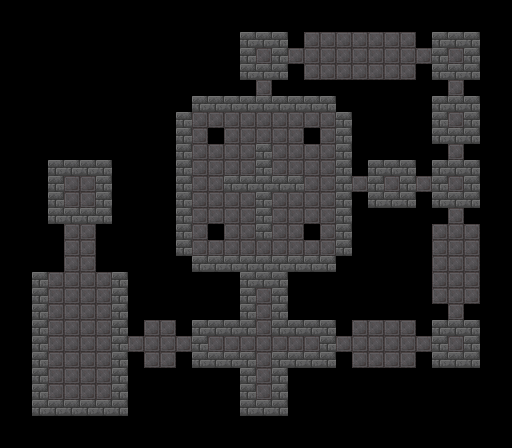

This game map was drawn from its Tiled (.tmx) file and the tilesets committed beside it. A one-line description and the trimmed map source follow:
An orthogonal 32x28 tile map with 16x16 px tiles, 1 tile layer (floor), 1 hidden layer not drawn and 109 objects (63x wall, 13x door, 6x powerup, 5x spawn, 5x fire_candles, ...).

<map version="1.10" tiledversion="1.10.1" orientation="orthogonal" renderorder="right-down" width="32" height="28" tilewidth="16" tileheight="16" infinite="0" nextlayerid="11" nextobjectid="334">
 <tileset firstgid="1" source="atlas.tsx" />
 <layer id="1" name="floor" width="32" height="28">
  <data>[896 cells, 355 non-empty, 2 distinct tile ids]</data>
 </layer>
 <objectgroup id="8" name="zones" visible="0" />
 <layer id="2" name="ceiling" width="32" height="28" visible="0">
  <data>[896 cells, 355 non-empty, 1 distinct tile ids]</data>
 </layer>
 <objectgroup id="5" name="enemies" visible="0" />
 <objectgroup id="10" name="items" visible="0" />
 <objectgroup id="7" name="rects">
  <object id="198" name="wall" x="32" y="416" width="96" height="16" />
  <object id="248" name="wall" x="240" y="416" width="48" height="16" />
  <object id="249" name="wall" x="288" y="368" width="48" height="16" />
  <object id="250" name="wall" x="352" y="368" width="64" height="16" />
  <object id="251" name="wall" x="432" y="368" width="48" height="16" />
  <object id="252" name="wall" x="288" y="272" width="48" height="48" />
  <object id="253" name="wall" x="192" y="368" width="48" height="16" />
  <object id="254" name="wall" x="192" y="272" width="48" height="48" />
  <object id="255" name="wall" x="352" y="304" width="64" height="16" />
  <object id="256" name="wall" x="48" y="144" width="64" height="16" />
  <object id="257" name="wall" x="432" y="16" width="48" height="16" />
  <object id="258" name="wall" x="368" y="208" width="48" height="16" />
  <object id="259" name="wall" x="368" y="144" width="48" height="16" />
  <object id="260" name="wall" x="240" y="16" width="48" height="16" />
  <object id="261" name="wall" x="304" y="16" width="112" height="16" />
  <object id="262" name="wall" x="272" y="80" width="144" height="16" />
  <object id="263" name="wall" x="144" y="368" width="32" height="16" />
  <object id="264" name="wall" x="144" y="304" width="32" height="16" />
  <object id="265" name="wall" x="192" y="80" width="64" height="16" />
  <object id="266" name="wall" x="96" y="224" width="32" height="48" />
  <object id="267" name="wall" x="32" y="224" width="32" height="48" />
  <object id="269" name="wall" x="432" y="144" width="16" height="16" />
  <object id="270" name="wall" x="464" y="144" width="16" height="16" />
  <object id="271" name="wall" x="464" y="80" width="16" height="16" />
  <object id="272" name="wall" x="432" y="80" width="16" height="16" />
  <object id="273" name="wall" x="416" y="32" width="16" height="16" />
  <object id="274" name="wall" x="416" y="64" width="16" height="16" />
  <object id="275" name="wall" x="416" y="96" width="16" height="80" />
  <object id="276" name="wall" x="416" y="192" width="16" height="16" />
  <object id="277" name="wall" x="432" y="208" width="16" height="16" />
  <object id="278" name="wall" x="464" y="208" width="16" height="16" />
  <object id="279" name="wall" x="432" y="304" width="16" height="16" />
  <object id="280" name="wall" x="464" y="304" width="16" height="16" />
  <object id="281" name="wall" x="416" y="320" width="16" height="16" />
  <object id="282" name="wall" x="416" y="352" width="16" height="16" />
  <object id="283" name="wall" x="336" y="256" width="16" height="80" />
  <object id="284" name="wall" x="336" y="352" width="16" height="16" />
  <object id="285" name="wall" x="352" y="192" width="16" height="64" />
  <object id="286" name="wall" x="352" y="96" width="16" height="80" />
  <object id="287" name="wall" x="288" y="32" width="16" height="16" />
  <object id="288" name="wall" x="288" y="64" width="16" height="16" />
  <object id="289" name="wall" x="304" y="128" width="16" height="16" />
  <object id="290" name="wall" x="208" y="128" width="16" height="16" />
  <object id="291" name="wall" x="208" y="224" width="16" height="16" />
  <object id="292" name="wall" x="304" y="224" width="16" height="16" />
  <object id="293" name="wall" x="176" y="320" width="16" height="16" />
  <object id="294" name="wall" x="176" y="352" width="16" height="16" />
  <object id="295" name="wall" x="128" y="272" width="16" height="64" />
  <object id="296" name="wall" x="128" y="352" width="16" height="64" />
  <object id="297" name="wall" x="336" y="96" width="16" height="16" />
  <object id="298" name="wall" x="176" y="96" width="16" height="16" />
  <object id="299" name="wall" x="176" y="256" width="16" height="16" />
  <object id="300" name="wall" x="480" y="224" width="16" height="80" />
  <object id="301" name="wall" x="416" y="224" width="16" height="80" />
  <object id="302" name="wall" x="480" y="32" width="16" height="176" />
  <object id="304" name="wall" x="224" y="32" width="16" height="48" />
  <object id="305" name="wall" x="112" y="160" width="16" height="64" />
  <object id="306" name="wall" x="16" y="272" width="16" height="144" />
  <object id="307" name="wall" x="160" y="112" width="16" height="144" />
  <object id="308" name="wall" x="32" y="160" width="16" height="64" />
  <object id="309" name="wall" x="224" y="384" width="16" height="48" />
  <object id="310" name="wall" x="288" y="384" width="16" height="48" />
  <object id="311" name="wall" x="480" y="320" width="16" height="48" />
 </objectgroup>
 <objectgroup id="11" name="spawns">
  <object id="217" name="spawn" gid="14" x="71" y="296" width="16" height="16">
   <properties>
    <property name="direction" value="west" />
   </properties>
  </object>
  <object id="218" name="spawn" gid="14" x="448" y="192" width="16" height="16">
   <properties>
    <property name="direction" value="west" />
   </properties>
  </object>
  <object id="219" name="spawn" gid="14" x="256" y="64" width="16" height="16">
   <properties>
    <property name="direction" value="east" />
   </properties>
  </object>
  <object id="220" name="spawn" gid="14" x="256" y="352" width="16" height="16">
   <properties>
    <property name="direction" value="east" />
   </properties>
  </object>
  <object id="240" name="spawn" gid="14" x="256" y="240" width="16" height="16">
   <properties>
    <property name="direction" value="east" />
   </properties>
  </object>
 </objectgroup>
 <objectgroup id="12" name="powerups">
  <object id="226" name="powerup" gid="15" x="376" y="352" width="16" height="16">
   <properties>
    <property name="type" value="HEALTH" />
   </properties>
  </object>
  <object id="227" name="powerup" gid="15" x="384" y="192" width="16" height="16">
   <properties>
    <property name="type" value="DEFENCE" />
   </properties>
  </object>
  <object id="228" name="powerup" gid="15" x="448" y="272" width="16" height="16">
   <properties>
    <property name="type" value="BIG_AMMO" />
   </properties>
  </object>
  <object id="229" name="powerup" gid="15" x="256" y="192" width="16" height="16">
   <properties>
    <property name="type" value="QUAD_DAMAGE" />
   </properties>
  </object>
  <object id="230" name="powerup" gid="15" x="352" y="64" width="16" height="16">
   <properties>
    <property name="type" value="MEDIUM_AMMO" />
   </properties>
  </object>
  <object id="231" name="powerup" gid="15" x="72" y="376" width="16" height="16">
   <properties>
    <property name="type" value="INVISIBILITY" />
   </properties>
  </object>
 </objectgroup>
 <objectgroup id="4" name="doors">
  <object id="187" name="door" gid="30" x="256" y="96" width="16" height="16">
   <properties>
    <property name="direction" value="south" />
   </properties>
  </object>
  <object id="234" name="door" gid="30" x="448" y="320" width="16" height="16">
   <properties>
    <property name="direction" value="north" />
   </properties>
  </object>
  </objectgroup>
 <objectgroup id="13" name="teleports">
  <!-- 2 objects omitted --></objectgroup>
 <objectgroup id="14" name="decorations">
  <!-- 20 objects omitted --></objectgroup>
</map>
<!-- 33 of 109 objects omitted -->
